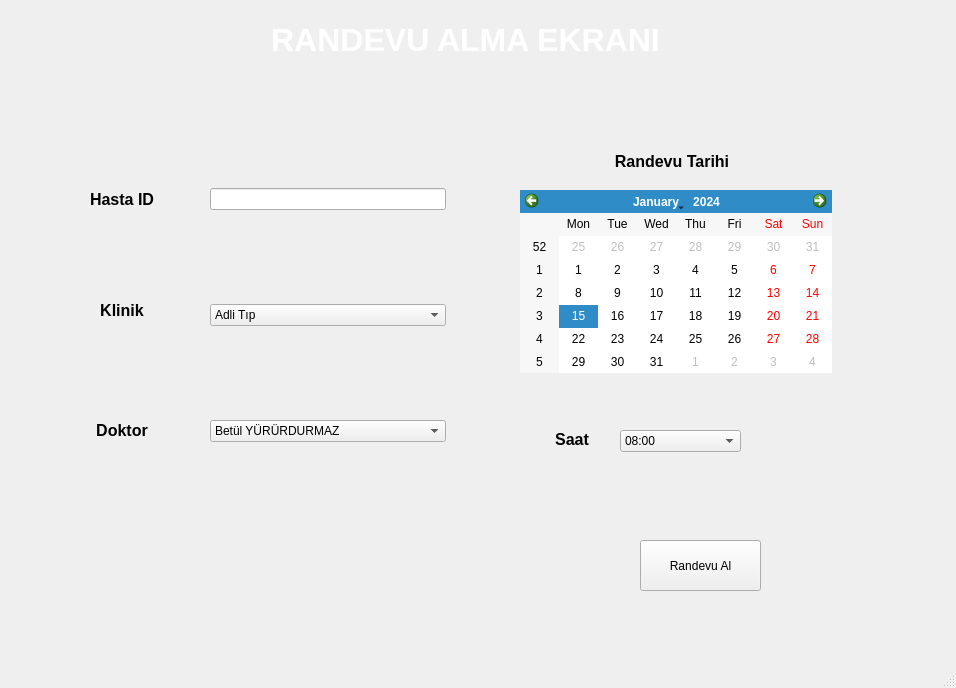
<?xml version="1.0" encoding="UTF-8"?>
<ui version="4.0">
 <class>MainWindow</class>
 <widget class="QMainWindow" name="MainWindow">
  <property name="geometry">
   <rect>
    <x>0</x>
    <y>0</y>
    <width>956</width>
    <height>688</height>
   </rect>
  </property>
  <property name="windowTitle">
   <string>MainWindow</string>
  </property>
  <widget class="QWidget" name="centralwidget">
   <widget class="QLabel" name="label">
    <property name="geometry">
     <rect>
      <x>0</x>
      <y>-30</y>
      <width>971</width>
      <height>701</height>
     </rect>
    </property>
    <property name="text">
     <string/>
    </property>
    <property name="pixmap">
     <pixmap>Adsız.png</pixmap>
    </property>
    <property name="scaledContents">
     <bool>true</bool>
    </property>
   </widget>
   <widget class="QLabel" name="label_2">
    <property name="geometry">
     <rect>
      <x>20</x>
      <y>10</y>
      <width>71</width>
      <height>71</height>
     </rect>
    </property>
    <property name="text">
     <string/>
    </property>
    <property name="pixmap">
     <pixmap>20200316220122!Saglikbakanligi_logo (2).png</pixmap>
    </property>
    <property name="scaledContents">
     <bool>true</bool>
    </property>
   </widget>
   <widget class="QLabel" name="label_3">
    <property name="geometry">
     <rect>
      <x>140</x>
      <y>20</y>
      <width>651</width>
      <height>41</height>
     </rect>
    </property>
    <property name="text">
     <string>&lt;html&gt;&lt;head/&gt;&lt;body&gt;&lt;p align=&quot;center&quot;&gt;&lt;span style=&quot; font-size:24pt; font-weight:600; color:#ffffff;&quot;&gt;RANDEVU ALMA EKRANI&lt;/span&gt;&lt;/p&gt;&lt;/body&gt;&lt;/html&gt;</string>
    </property>
   </widget>
   <widget class="QLabel" name="label_4">
    <property name="geometry">
     <rect>
      <x>60</x>
      <y>140</y>
      <width>124</width>
      <height>119</height>
     </rect>
    </property>
    <property name="text">
     <string>&lt;html&gt;&lt;head/&gt;&lt;body&gt;&lt;p align=&quot;center&quot;&gt;&lt;span style=&quot; font-size:12pt; font-weight:600;&quot;&gt;Hasta ID&lt;/span&gt;&lt;/p&gt;&lt;/body&gt;&lt;/html&gt;</string>
    </property>
   </widget>
   <widget class="QLabel" name="label_5">
    <property name="geometry">
     <rect>
      <x>60</x>
      <y>220</y>
      <width>124</width>
      <height>182</height>
     </rect>
    </property>
    <property name="text">
     <string>&lt;html&gt;&lt;head/&gt;&lt;body&gt;&lt;p align=&quot;center&quot;&gt;&lt;span style=&quot; font-size:12pt; font-weight:600;&quot;&gt;Klinik&lt;/span&gt;&lt;/p&gt;&lt;/body&gt;&lt;/html&gt;</string>
    </property>
   </widget>
   <widget class="QLabel" name="label_6">
    <property name="geometry">
     <rect>
      <x>60</x>
      <y>380</y>
      <width>124</width>
      <height>101</height>
     </rect>
    </property>
    <property name="text">
     <string>&lt;html&gt;&lt;head/&gt;&lt;body&gt;&lt;p align=&quot;center&quot;&gt;&lt;span style=&quot; font-size:12pt; font-weight:600;&quot;&gt;Doktor&lt;/span&gt;&lt;/p&gt;&lt;/body&gt;&lt;/html&gt;</string>
    </property>
   </widget>
   <widget class="QLabel" name="label_7">
    <property name="geometry">
     <rect>
      <x>610</x>
      <y>130</y>
      <width>124</width>
      <height>63</height>
     </rect>
    </property>
    <property name="text">
     <string>&lt;html&gt;&lt;head/&gt;&lt;body&gt;&lt;p align=&quot;center&quot;&gt;&lt;span style=&quot; font-size:12pt; font-weight:600;&quot;&gt;Randevu Tarihi&lt;/span&gt;&lt;/p&gt;&lt;/body&gt;&lt;/html&gt;</string>
    </property>
   </widget>
   <widget class="QLabel" name="label_8">
    <property name="geometry">
     <rect>
      <x>510</x>
      <y>400</y>
      <width>124</width>
      <height>80</height>
     </rect>
    </property>
    <property name="text">
     <string>&lt;html&gt;&lt;head/&gt;&lt;body&gt;&lt;p align=&quot;center&quot;&gt;&lt;span style=&quot; font-size:12pt; font-weight:600;&quot;&gt;Saat&lt;/span&gt;&lt;/p&gt;&lt;/body&gt;&lt;/html&gt;</string>
    </property>
   </widget>
   <widget class="QCalendarWidget" name="tarih">
    <property name="geometry">
     <rect>
      <x>520</x>
      <y>190</y>
      <width>312</width>
      <height>183</height>
     </rect>
    </property>
   </widget>
   <widget class="QComboBox" name="saat">
    <property name="geometry">
     <rect>
      <x>620</x>
      <y>430</y>
      <width>121</width>
      <height>22</height>
     </rect>
    </property>
    <item>
     <property name="text">
      <string>08:00</string>
     </property>
    </item>
    <item>
     <property name="text">
      <string>08:30</string>
     </property>
    </item>
    <item>
     <property name="text">
      <string>09:00</string>
     </property>
    </item>
    <item>
     <property name="text">
      <string>09:30</string>
     </property>
    </item>
    <item>
     <property name="text">
      <string>10:00</string>
     </property>
    </item>
    <item>
     <property name="text">
      <string>10:30</string>
     </property>
    </item>
    <item>
     <property name="text">
      <string>11:00</string>
     </property>
    </item>
    <item>
     <property name="text">
      <string>11:30</string>
     </property>
    </item>
    <item>
     <property name="text">
      <string>12:00</string>
     </property>
    </item>
    <item>
     <property name="text">
      <string>12:30</string>
     </property>
    </item>
    <item>
     <property name="text">
      <string>13:00</string>
     </property>
    </item>
    <item>
     <property name="text">
      <string>13:30</string>
     </property>
    </item>
    <item>
     <property name="text">
      <string>14:00</string>
     </property>
    </item>
    <item>
     <property name="text">
      <string>14:30</string>
     </property>
    </item>
    <item>
     <property name="text">
      <string>15:00</string>
     </property>
    </item>
    <item>
     <property name="text">
      <string>15:30</string>
     </property>
    </item>
    <item>
     <property name="text">
      <string>16:00</string>
     </property>
    </item>
    <item>
     <property name="text">
      <string>16:30</string>
     </property>
    </item>
    <item>
     <property name="text">
      <string>17:00</string>
     </property>
    </item>
    <item>
     <property name="text">
      <string>17:30</string>
     </property>
    </item>
   </widget>
   <widget class="QPushButton" name="randevual">
    <property name="geometry">
     <rect>
      <x>640</x>
      <y>540</y>
      <width>121</width>
      <height>51</height>
     </rect>
    </property>
    <property name="text">
     <string>Randevu Al</string>
    </property>
    <property name="icon">
     <iconset>
      <normaloff>png-transparent-southeast-physical-therapy-management-computer-icons-business-diary-appointment-miscellaneous-employment-medicine.png</normaloff>png-transparent-southeast-physical-therapy-management-computer-icons-business-diary-appointment-miscellaneous-employment-medicine.png</iconset>
    </property>
   </widget>
   <widget class="QWidget" name="">
    <property name="geometry">
     <rect>
      <x>210</x>
      <y>100</y>
      <width>236</width>
      <height>431</height>
     </rect>
    </property>
    <layout class="QVBoxLayout" name="verticalLayout_2">
     <item>
      <widget class="QLineEdit" name="hastaid"/>
     </item>
     <item>
      <widget class="QComboBox" name="randevuklinik">
       <item>
        <property name="text">
         <string>Adli Tıp</string>
        </property>
       </item>
       <item>
        <property name="text">
         <string>Algoloji</string>
        </property>
       </item>
       <item>
        <property name="text">
         <string>Anesteziyoloji ve Reanimasyon</string>
        </property>
       </item>
       <item>
        <property name="text">
         <string>Beyin ve Sinir Cerrahisi</string>
        </property>
       </item>
       <item>
        <property name="text">
         <string>Cerrahi Onkoloji</string>
        </property>
       </item>
       <item>
        <property name="text">
         <string>Çocuk Cerrahisi</string>
        </property>
       </item>
       <item>
        <property name="text">
         <string>Çocuk Gastroenteroloji</string>
        </property>
       </item>
       <item>
        <property name="text">
         <string>Çocuk Palyatif Bakım Ünitesi</string>
        </property>
       </item>
       <item>
        <property name="text">
         <string>Çocuk Sağlığı ve Hastalıkları</string>
        </property>
       </item>
       <item>
        <property name="text">
         <string>Çocuk ve Ergen Ruh Sağlığı</string>
        </property>
       </item>
       <item>
        <property name="text">
         <string>Deri ve Zührevi Hastalıkları</string>
        </property>
       </item>
       <item>
        <property name="text">
         <string>Enfeksiyon Hastalıkları ve Klinik Mikrobiyoloji</string>
        </property>
       </item>
       <item>
        <property name="text">
         <string>Fiziksel Tıp ve Rehabilitasyon</string>
        </property>
       </item>
       <item>
        <property name="text">
         <string>Fizyoloji</string>
        </property>
       </item>
       <item>
        <property name="text">
         <string>Gastroenteroloji</string>
        </property>
       </item>
       <item>
        <property name="text">
         <string>Gastroenteroloji Cerrahisi</string>
        </property>
       </item>
       <item>
        <property name="text">
         <string>Genel Cerrahi</string>
        </property>
       </item>
       <item>
        <property name="text">
         <string>Göğüs Cerrahisi</string>
        </property>
       </item>
       <item>
        <property name="text">
         <string>Göğüs Hastalıkları</string>
        </property>
       </item>
       <item>
        <property name="text">
         <string>Göz Hastalıkları</string>
        </property>
       </item>
       <item>
        <property name="text">
         <string>İç Hastalıkları</string>
        </property>
       </item>
       <item>
        <property name="text">
         <string>Kadın Hastalıkları ve Doğum</string>
        </property>
       </item>
       <item>
        <property name="text">
         <string>Kalp Damar Cerrahisi</string>
        </property>
       </item>
       <item>
        <property name="text">
         <string>Kardiyoloji</string>
        </property>
       </item>
       <item>
        <property name="text">
         <string>KBB Hastalıkları</string>
        </property>
       </item>
       <item>
        <property name="text">
         <string>Nöroloji</string>
        </property>
       </item>
       <item>
        <property name="text">
         <string>Ortopedi ve Travmatoloji</string>
        </property>
       </item>
       <item>
        <property name="text">
         <string>Plastik ve Estetik Cerrahi</string>
        </property>
       </item>
       <item>
        <property name="text">
         <string>Radyoloji</string>
        </property>
       </item>
       <item>
        <property name="text">
         <string>Ruh Sağlığı ve Hastalıkları</string>
        </property>
       </item>
       <item>
        <property name="text">
         <string>Tıbbi Genetik</string>
        </property>
       </item>
       <item>
        <property name="text">
         <string>Üroloji</string>
        </property>
       </item>
       <item>
        <property name="text">
         <string>Tıbbi Onkoloji</string>
        </property>
       </item>
       <item>
        <property name="text">
         <string>Tıbbi Patoloji</string>
        </property>
       </item>
      </widget>
     </item>
     <item>
      <widget class="QComboBox" name="randevudoktor">
       <item>
        <property name="text">
         <string>Betül YÜRÜRDURMAZ</string>
        </property>
       </item>
       <item>
        <property name="text">
         <string>Meltem KANAR</string>
        </property>
       </item>
       <item>
        <property name="text">
         <string>Onur HANBEYOĞLU</string>
        </property>
       </item>
       <item>
        <property name="text">
         <string>Serdal ALBAYRAK</string>
        </property>
       </item>
       <item>
        <property name="text">
         <string>Serkan YILMAZ</string>
        </property>
       </item>
       <item>
        <property name="text">
         <string>İbrahim AKDENİZ</string>
        </property>
       </item>
       <item>
        <property name="text">
         <string>Asiye Elvan KUMKAYIR</string>
        </property>
       </item>
       <item>
        <property name="text">
         <string>Cihan ÖNDER</string>
        </property>
       </item>
       <item>
        <property name="text">
         <string>Savaş ÖZTÜRK</string>
        </property>
       </item>
       <item>
        <property name="text">
         <string>Münevver Gizem HEKİM</string>
        </property>
       </item>
       <item>
        <property name="text">
         <string>Tamer GÜNDOĞDU</string>
        </property>
       </item>
       <item>
        <property name="text">
         <string>Sadık KEŞMER</string>
        </property>
       </item>
       <item>
        <property name="text">
         <string>Semih KOÇYİĞİT</string>
        </property>
       </item>
       <item>
        <property name="text">
         <string>Sinem KESER</string>
        </property>
       </item>
       <item>
        <property name="text">
         <string>Ahmet SERTKAYA</string>
        </property>
       </item>
       <item>
        <property name="text">
         <string>Selçuk KAPLAN</string>
        </property>
       </item>
       <item>
        <property name="text">
         <string>Suna AYDIN</string>
        </property>
       </item>
       <item>
        <property name="text">
         <string>Mücahid YILMAZ</string>
        </property>
       </item>
       <item>
        <property name="text">
         <string>Nihat SUSAMAN</string>
        </property>
       </item>
       <item>
        <property name="text">
         <string>Ersin KILIÇ</string>
        </property>
       </item>
       <item>
        <property name="text">
         <string>Ali Sami ŞEKER</string>
        </property>
       </item>
       <item>
        <property name="text">
         <string>Tevfik BALIKÇI</string>
        </property>
       </item>
       <item>
        <property name="text">
         <string>Ela KAPLAN</string>
        </property>
       </item>
       <item>
        <property name="text">
         <string>Mustafa Hakan DEMİRBAŞ</string>
        </property>
       </item>
       <item>
        <property name="text">
         <string>İrfan GÜLER</string>
        </property>
       </item>
       <item>
        <property name="text">
         <string>Asude AKSOY</string>
        </property>
       </item>
       <item>
        <property name="text">
         <string>Kadir YILDIRIM</string>
        </property>
       </item>
      </widget>
     </item>
    </layout>
   </widget>
  </widget>
  <widget class="QMenuBar" name="menubar">
   <property name="geometry">
    <rect>
     <x>0</x>
     <y>0</y>
     <width>956</width>
     <height>21</height>
    </rect>
   </property>
  </widget>
  <widget class="QStatusBar" name="statusbar"/>
 </widget>
 <resources/>
 <connections/>
</ui>
